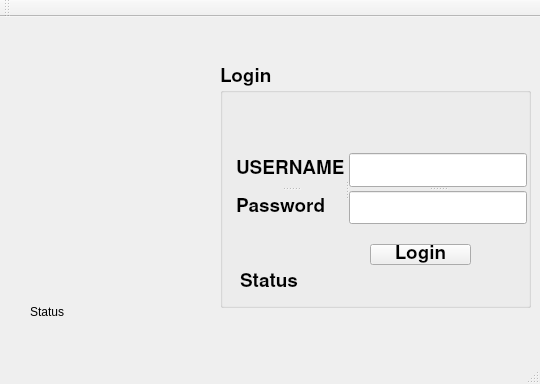
<?xml version="1.0" encoding="UTF-8"?>
<ui version="4.0">
 <class>LoginPage</class>
 <widget class="QMainWindow" name="LoginPage">
  <property name="geometry">
   <rect>
    <x>0</x>
    <y>0</y>
    <width>540</width>
    <height>384</height>
   </rect>
  </property>
  <property name="windowTitle">
   <string>LoginPage</string>
  </property>
  <widget class="QWidget" name="centralWidget">
   <widget class="QGroupBox" name="groupBox">
    <property name="geometry">
     <rect>
      <x>220</x>
      <y>50</y>
      <width>311</width>
      <height>241</height>
     </rect>
    </property>
    <property name="font">
     <font>
      <family>Nimbus Sans L</family>
      <pointsize>14</pointsize>
      <weight>75</weight>
      <bold>true</bold>
     </font>
    </property>
    <property name="title">
     <string>Login</string>
    </property>
    <widget class="QPushButton" name="Login_button">
     <property name="geometry">
      <rect>
       <x>150</x>
       <y>177</y>
       <width>101</width>
       <height>21</height>
      </rect>
     </property>
     <property name="text">
      <string>Login</string>
     </property>
    </widget>
    <widget class="QLabel" name="Status">
     <property name="geometry">
      <rect>
       <x>20</x>
       <y>205</y>
       <width>161</width>
       <height>21</height>
      </rect>
     </property>
     <property name="text">
      <string>Status</string>
     </property>
    </widget>
    <widget class="QSplitter" name="splitter_3">
     <property name="geometry">
      <rect>
       <x>16</x>
       <y>86</y>
       <width>291</width>
       <height>71</height>
      </rect>
     </property>
     <property name="orientation">
      <enum>Qt::Horizontal</enum>
     </property>
     <widget class="QSplitter" name="splitter_2">
      <property name="orientation">
       <enum>Qt::Vertical</enum>
      </property>
      <widget class="QLabel" name="label">
       <property name="text">
        <string>USERNAME</string>
       </property>
      </widget>
      <widget class="QLabel" name="label_2">
       <property name="text">
        <string>Password</string>
       </property>
      </widget>
     </widget>
     <widget class="QSplitter" name="splitter">
      <property name="orientation">
       <enum>Qt::Vertical</enum>
      </property>
      <widget class="QLineEdit" name="Username_field"/>
      <widget class="QLineEdit" name="Password_field">
       <property name="echoMode">
        <enum>QLineEdit::Password</enum>
       </property>
      </widget>
     </widget>
    </widget>
   </widget>
   <widget class="QLabel" name="database_status">
    <property name="geometry">
     <rect>
      <x>30</x>
      <y>280</y>
      <width>170</width>
      <height>30</height>
     </rect>
    </property>
    <property name="text">
     <string>Status</string>
    </property>
   </widget>
  </widget>
  <widget class="QMenuBar" name="menuBar">
   <property name="geometry">
    <rect>
     <x>0</x>
     <y>0</y>
     <width>540</width>
     <height>20</height>
    </rect>
   </property>
  </widget>
  <widget class="QToolBar" name="mainToolBar">
   <attribute name="toolBarArea">
    <enum>TopToolBarArea</enum>
   </attribute>
   <attribute name="toolBarBreak">
    <bool>false</bool>
   </attribute>
  </widget>
  <widget class="QStatusBar" name="statusBar"/>
 </widget>
 <layoutdefault spacing="6" margin="11"/>
 <resources/>
 <connections/>
</ui>
